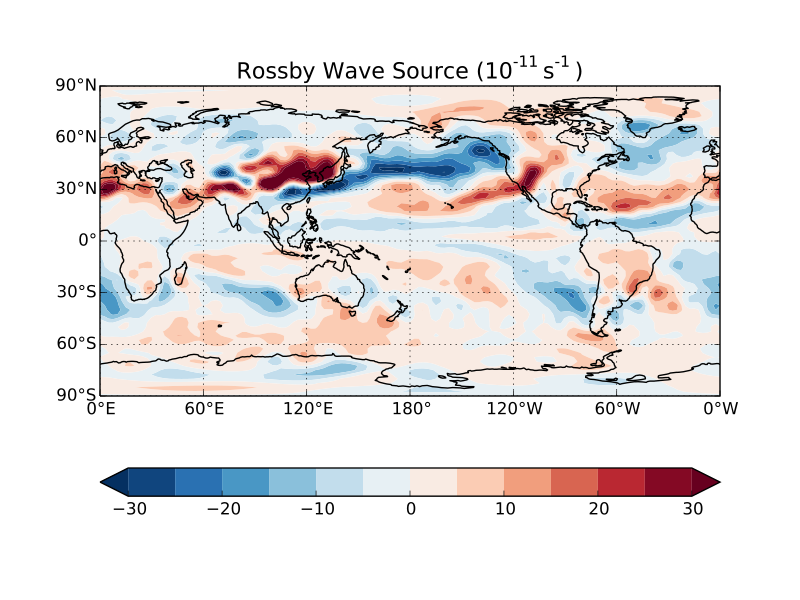

Recreate this plot in Python.
"""Compute Rossby wave source from the long-term mean flow.

This example uses the standard interface.

"""
import cartopy.crs as ccrs
from cartopy.mpl.ticker import LongitudeFormatter, LatitudeFormatter
from cartopy.util import add_cyclic_point
import matplotlib as mpl
mpl.rcParams['mathtext.default'] = 'regular'
import matplotlib.pyplot as plt
from netCDF4 import Dataset
import numpy as np

from windspharm.standard import VectorWind
from windspharm.tools import prep_data, recover_data, order_latdim
from windspharm.examples import example_data_path


# Read zonal and meridional wind components from file using the cdms2 module
# from CDAT. The components are defined on pressure levels and are in separate
# files.
ncu = Dataset(example_data_path('uwnd_mean.nc'), 'r')
uwnd = ncu.variables['uwnd'][:]
lons = ncu.variables['longitude'][:]
lats = ncu.variables['latitude'][:]
ncu.close()
ncv = Dataset(example_data_path('vwnd_mean.nc'), 'r')
vwnd = ncv.variables['vwnd'][:]
ncv.close()

# The standard interface requires that latitude and longitude be the leading
# dimensions of the input wind components, and that wind components must be
# either 2D or 3D arrays. The data read in is 3D and has latitude and
# longitude as the last dimensions. The bundled tools can make the process of
# re-shaping the data a lot easier to manage.
uwnd, uwnd_info = prep_data(uwnd, 'tyx')
vwnd, vwnd_info = prep_data(vwnd, 'tyx')

# It is also required that the latitude dimension is north-to-south. Again the
# bundled tools make this easy.
lats, uwnd, vwnd = order_latdim(lats, uwnd, vwnd)

# Create a VectorWind instance to handle the computations.
w = VectorWind(uwnd, vwnd)

# Compute components of rossby wave source: absolute vorticity, divergence,
# irrotational (divergent) wind components, gradients of absolute vorticity.
eta = w.absolutevorticity()
div = w.divergence()
uchi, vchi = w.irrotationalcomponent()
etax, etay = w.gradient(eta)

# Combine the components to form the Rossby wave source term. Re-shape the
# Rossby wave source array to the 4D shape of the wind components as they were
# read off files.
S = -eta * div - (uchi * etax + vchi * etay)
S = recover_data(S, uwnd_info)

# Pick out the field for December and add a cyclic point (the cyclic point is
# for plotting purposes).
S_dec, lons_c = add_cyclic_point(S[11], lons)

# Plot Rossby wave source.
ax = plt.axes(projection=ccrs.PlateCarree(central_longitude=180))
clevs = [-30, -25, -20, -15, -10, -5, 0, 5, 10, 15, 20, 25, 30]
fill = ax.contourf(lons_c, lats, S_dec * 1e11, clevs, cmap=plt.cm.RdBu_r,
                   transform=ccrs.PlateCarree(), extend='both')
ax.coastlines()
ax.gridlines()
ax.set_xticks([0, 60, 120, 180, 240, 300, 359.99], crs=ccrs.PlateCarree())
ax.set_yticks([-90, -60, -30, 0, 30, 60, 90], crs=ccrs.PlateCarree())
lon_formatter = LongitudeFormatter(zero_direction_label=True,
                                   number_format='.0f')
lat_formatter = LatitudeFormatter()
ax.xaxis.set_major_formatter(lon_formatter)
ax.yaxis.set_major_formatter(lat_formatter)
plt.colorbar(fill, orientation='horizontal')
plt.title('Rossby Wave Source ($10^{-11}$s$^{-1}$)', fontsize=16)
plt.show()
